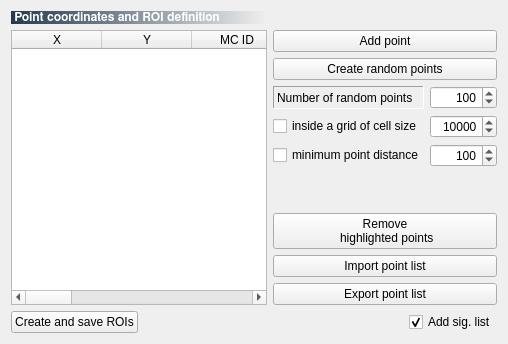
         <widget class="QWidget" name="tab_5">
          <attribute name="icon">
           <iconset resource="resources.qrc">
            <normaloff>:/plugins/semiautomaticclassificationplugin/icons/semiautomaticclassificationplugin_roi_multiple.png</normaloff>:/plugins/semiautomaticclassificationplugin/icons/semiautomaticclassificationplugin_roi_multiple.png</iconset>
          </attribute>
          <attribute name="title">
           <string>Multiple ROI creation</string>
          </attribute>
          <layout class="QGridLayout" name="gridLayout_39">
           <item row="0" column="0">
            <layout class="QGridLayout" name="gridLayout_32">
             <item row="1" column="0">
              <widget class="QTableWidget" name="point_tableWidget">
               <property name="alternatingRowColors">
                <bool>true</bool>
               </property>
               <property name="sortingEnabled">
                <bool>false</bool>
               </property>
               <attribute name="horizontalHeaderDefaultSectionSize">
                <number>90</number>
               </attribute>
               <attribute name="verticalHeaderDefaultSectionSize">
                <number>24</number>
               </attribute>
               <column>
                <property name="text">
                 <string>X</string>
                </property>
               </column>
               <column>
                <property name="text">
                 <string>Y</string>
                </property>
               </column>
               <column>
                <property name="text">
                 <string>MC ID</string>
                </property>
               </column>
               <column>
                <property name="text">
                 <string>MC Info</string>
                </property>
               </column>
               <column>
                <property name="text">
                 <string>C ID</string>
                </property>
               </column>
               <column>
                <property name="text">
                 <string>C Info</string>
                </property>
               </column>
               <column>
                <property name="text">
                 <string>Min Size</string>
                </property>
               </column>
               <column>
                <property name="text">
                 <string>Max width</string>
                </property>
               </column>
               <column>
                <property name="text">
                 <string>Range radius</string>
                </property>
               </column>
               <column>
                <property name="text">
                 <string>Rapid ROI band</string>
                </property>
               </column>
              </widget>
             </item>
             <item row="0" column="0">
              <widget class="QLabel" name="label_47">
               <property name="font">
                <font>
                 <family>FreeSans</family>
                 <weight>75</weight>
                 <bold>true</bold>
                </font>
               </property>
               <property name="styleSheet">
                <string notr="true">background-color : qlineargradient(spread:pad, x1:0, y1:0, x2:1, y2:0, stop:0 #243a4e, stop:1 rgba(0, 0, 0, 0)); color : white</string>
               </property>
               <property name="text">
                <string> Point coordinates and ROI definition</string>
               </property>
              </widget>
             </item>
             <item row="1" column="1">
              <layout class="QGridLayout" name="gridLayout_72">
               <item row="2" column="0">
                <spacer name="verticalSpacer_8">
                 <property name="orientation">
                  <enum>Qt::Vertical</enum>
                 </property>
                 <property name="sizeHint" stdset="0">
                  <size>
                   <width>20</width>
                   <height>40</height>
                  </size>
                 </property>
                </spacer>
               </item>
               <item row="0" column="0">
                <widget class="QPushButton" name="add_point_pushButton">
                 <property name="toolTip">
                  <string>&lt;html&gt;&lt;head/&gt;&lt;body&gt;&lt;p&gt;Add a row for a new point&lt;/p&gt;&lt;/body&gt;&lt;/html&gt;</string>
                 </property>
                 <property name="text">
                  <string>Add point</string>
                 </property>
                </widget>
               </item>
               <item row="3" column="0">
                <widget class="QPushButton" name="remove_point_pushButton">
                 <property name="toolTip">
                  <string>&lt;html&gt;&lt;head/&gt;&lt;body&gt;&lt;p&gt;Remove highlighted points&lt;/p&gt;&lt;/body&gt;&lt;/html&gt;</string>
                 </property>
                 <property name="text">
                  <string>Remove 
 highlighted points</string>
                 </property>
                </widget>
               </item>
               <item row="4" column="0">
                <widget class="QPushButton" name="import_point_list_pushButton">
                 <property name="toolTip">
                  <string>&lt;html&gt;&lt;head/&gt;&lt;body&gt;&lt;p&gt;Import point list from text file&lt;/p&gt;&lt;/body&gt;&lt;/html&gt;</string>
                 </property>
                 <property name="text">
                  <string>Import point list</string>
                 </property>
                </widget>
               </item>
               <item row="1" column="0">
                <layout class="QGridLayout" name="gridLayout_8">
                 <item row="1" column="0">
                  <widget class="QLabel" name="label_19">
                   <property name="frameShape">
                    <enum>QFrame::Panel</enum>
                   </property>
                   <property name="frameShadow">
                    <enum>QFrame::Sunken</enum>
                   </property>
                   <property name="text">
                    <string>Number of random points</string>
                   </property>
                   <property name="alignment">
                    <set>Qt::AlignLeading|Qt::AlignLeft|Qt::AlignVCenter</set>
                   </property>
                  </widget>
                 </item>
                 <item row="2" column="0">
                  <widget class="QCheckBox" name="point_grid_checkBox">
                   <property name="toolTip">
                    <string>&lt;html&gt;&lt;head/&gt;&lt;body&gt;&lt;p&gt;Create random points inside each cell of a grid with this size&lt;/p&gt;&lt;/body&gt;&lt;/html&gt;</string>
                   </property>
                   <property name="text">
                    <string>inside a grid of cell size</string>
                   </property>
                  </widget>
                 </item>
                 <item row="2" column="1">
                  <widget class="QSpinBox" name="point_grid_spinBox">
                   <property name="minimumSize">
                    <size>
                     <width>50</width>
                     <height>0</height>
                    </size>
                   </property>
                   <property name="maximumSize">
                    <size>
                     <width>100</width>
                     <height>16777215</height>
                    </size>
                   </property>
                   <property name="toolTip">
                    <string>&lt;html&gt;&lt;head/&gt;&lt;body&gt;&lt;p align=&quot;justify&quot;&gt;Size of a grid cell within points are created randomly&lt;/p&gt;&lt;/body&gt;&lt;/html&gt;</string>
                   </property>
                   <property name="alignment">
                    <set>Qt::AlignRight|Qt::AlignTrailing|Qt::AlignVCenter</set>
                   </property>
                   <property name="minimum">
                    <number>1</number>
                   </property>
                   <property name="maximum">
                    <number>999999999</number>
                   </property>
                   <property name="value">
                    <number>10000</number>
                   </property>
                  </widget>
                 </item>
                 <item row="1" column="1">
                  <widget class="QSpinBox" name="point_number_spinBox">
                   <property name="minimumSize">
                    <size>
                     <width>50</width>
                     <height>0</height>
                    </size>
                   </property>
                   <property name="maximumSize">
                    <size>
                     <width>100</width>
                     <height>16777215</height>
                    </size>
                   </property>
                   <property name="toolTip">
                    <string>&lt;html&gt;&lt;head/&gt;&lt;body&gt;&lt;p align=&quot;justify&quot;&gt;Number of points created randomly&lt;/p&gt;&lt;/body&gt;&lt;/html&gt;</string>
                   </property>
                   <property name="alignment">
                    <set>Qt::AlignRight|Qt::AlignTrailing|Qt::AlignVCenter</set>
                   </property>
                   <property name="minimum">
                    <number>1</number>
                   </property>
                   <property name="maximum">
                    <number>999999999</number>
                   </property>
                   <property name="value">
                    <number>100</number>
                   </property>
                  </widget>
                 </item>
                 <item row="3" column="1">
                  <widget class="QSpinBox" name="point_distance_spinBox">
                   <property name="minimumSize">
                    <size>
                     <width>50</width>
                     <height>0</height>
                    </size>
                   </property>
                   <property name="maximumSize">
                    <size>
                     <width>100</width>
                     <height>16777215</height>
                    </size>
                   </property>
                   <property name="toolTip">
                    <string>&lt;html&gt;&lt;head/&gt;&lt;body&gt;&lt;p align=&quot;justify&quot;&gt;Minimum distance between points&lt;/p&gt;&lt;/body&gt;&lt;/html&gt;</string>
                   </property>
                   <property name="alignment">
                    <set>Qt::AlignRight|Qt::AlignTrailing|Qt::AlignVCenter</set>
                   </property>
                   <property name="minimum">
                    <number>1</number>
                   </property>
                   <property name="maximum">
                    <number>999999999</number>
                   </property>
                   <property name="value">
                    <number>100</number>
                   </property>
                  </widget>
                 </item>
                 <item row="3" column="0">
                  <widget class="QCheckBox" name="point_distance_checkBox">
                   <property name="toolTip">
                    <string>&lt;html&gt;&lt;head/&gt;&lt;body&gt;&lt;p&gt;Minimum distance between points&lt;/p&gt;&lt;/body&gt;&lt;/html&gt;</string>
                   </property>
                   <property name="text">
                    <string>minimum point distance</string>
                   </property>
                  </widget>
                 </item>
                 <item row="0" column="0" colspan="2">
                  <widget class="QPushButton" name="add_random_point_pushButton">
                   <property name="toolTip">
                    <string>&lt;html&gt;&lt;head/&gt;&lt;body&gt;&lt;p&gt;Create random points (coordinate reference system must be projected)&lt;/p&gt;&lt;/body&gt;&lt;/html&gt;</string>
                   </property>
                   <property name="text">
                    <string>Create random points</string>
                   </property>
                  </widget>
                 </item>
                </layout>
               </item>
               <item row="5" column="0">
                <widget class="QPushButton" name="export_point_list_pushButton">
                 <property name="toolTip">
                  <string>&lt;html&gt;&lt;head/&gt;&lt;body&gt;&lt;p&gt;Export point list to text file&lt;/p&gt;&lt;/body&gt;&lt;/html&gt;</string>
                 </property>
                 <property name="text">
                  <string>Export point list</string>
                 </property>
                </widget>
               </item>
              </layout>
             </item>
             <item row="2" column="0" colspan="2">
              <layout class="QGridLayout" name="gridLayout_73">
               <item row="0" column="5">
                <spacer name="horizontalSpacer_11">
                 <property name="orientation">
                  <enum>Qt::Horizontal</enum>
                 </property>
                 <property name="sizeHint" stdset="0">
                  <size>
                   <width>40</width>
                   <height>20</height>
                  </size>
                 </property>
                </spacer>
               </item>
               <item row="0" column="6">
                <widget class="QCheckBox" name="signature_checkBox2">
                 <property name="toolTip">
                  <string>&lt;html&gt;&lt;head/&gt;&lt;body&gt;&lt;p&gt;Add ROI spectral signatures to signature list&lt;/p&gt;&lt;/body&gt;&lt;/html&gt;</string>
                 </property>
                 <property name="text">
                  <string>Add sig. list</string>
                 </property>
                 <property name="checked">
                  <bool>true</bool>
                 </property>
                </widget>
               </item>
               <item row="0" column="4">
                <widget class="QPushButton" name="save_point_rois_pushButton">
                 <property name="toolTip">
                  <string>&lt;html&gt;&lt;head/&gt;&lt;body&gt;&lt;p&gt;Create and save ROIs to shapefile&lt;/p&gt;&lt;/body&gt;&lt;/html&gt;</string>
                 </property>
                 <property name="text">
                  <string>Create and save ROIs</string>
                 </property>
                </widget>
               </item>
              </layout>
             </item>
            </layout>
           </item>
          </layout>
         </widget>
